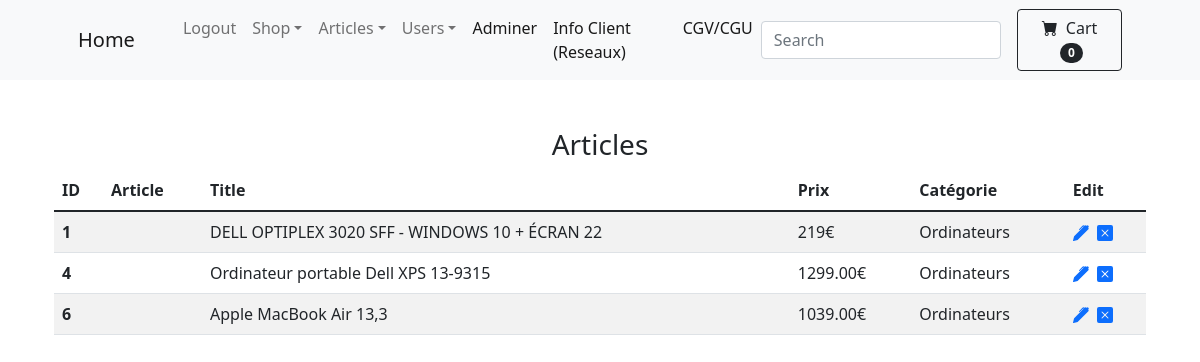
The page /php/manage_art.php (signed in) on the database its author committed.
### tables this page shows
CREATE TABLE `Articles` (
  `id` int(11) NOT NULL AUTO_INCREMENT,
  `Title` varchar(50) DEFAULT NULL,
  `Description` varchar(200) DEFAULT NULL,
  `Date_ajout` datetime DEFAULT NULL,
  `id_Catégories` int(11) DEFAULT NULL,
  `picture` longtext DEFAULT NULL,
  `prix` varchar(50) DEFAULT NULL,
  PRIMARY KEY (`id`),
  KEY `id_Catégories` (`id_Catégories`),
  CONSTRAINT `Articles_ibfk_1` FOREIGN KEY (`id_Catégories`) REFERENCES `Catégories` (`id`)
);

### php/manage_art.php (called while the page is built, shortened)
<?php
include('../vue/navbar.php');
    ?>
<?php
$a = new Articles;
$al = $a->liste_all();
include('../vue/manage_art.php');
include('../vue/footer.php');
?>

### php_obj/PHP_Class/Users.php (called while the page is built, shortened)
<?php
class Users
{
    function verif_session()
    {
        if(empty($_SESSION['id']))
        {
            return False;
        }
        else
        {
            return TRUE;
        }
    }
}
?>

### php_obj/PHP_Class/Panier.php (called while the page is built, shortened)
<?php
class Panier
{
            function comptePanier()
            {
            $compte=0;
            return ($compte);
            }
        }
?>

### php_obj/PHP_Class/Articles.php (called while the page is built, shortened)
<?php
class Articles
{
    function liste_all()
    {
        $cnx = cnx_bdd();
        $requete="SELECT * from Articles; ";
        $jeuResultat=$cnx->query($requete);
        $i = 0;
        $ligne = $jeuResultat->fetch();
        while($ligne)
        {
            $info[$i]['id']=$ligne['id'];
            $info[$i]['Title']=$ligne['Title'];
            $info[$i]['Description']=$ligne['Description'];
            $info[$i]['picture']=$ligne['picture'];
            $info[$i]['prix']=$ligne['prix'];
            $ligne=$jeuResultat->fetch();
            $i = $i + 1;
        }
        return $info;
    }
    function liste_allv2($id)
    {
        $cnx = cnx_bdd();
        $requete="SELECT c.Title from Articles a inner join Catégories c on a.id_Catégories = c.id where a.id = $id; ";
        $jeuResultat=$cnx->query($requete);
        $i = 0;
        $ligne = $jeuResultat->fetch();
        while($ligne)
        {
            $info[$i]['Title']=$ligne['Title'];
            $ligne=$jeuResultat->fetch();
            $i = $i + 1;
        }
        return $info;
    }
}
?>

### php_obj/PHP_Class/Categories.php (called while the page is built, shortened)
<?php
class Categories
{
    function liste()
    {
        $cnx = cnx_bdd();
        $requete = "select * from Catégories ;";
        $jeuResultat=$cnx->query($requete);
        $i = 0;
        $ligne = $jeuResultat->fetch();
        while($ligne)
        {
            $info[$i]['id']=$ligne['id'];
            $info[$i]['Title']=$ligne['Title'];
            $info[$i]['Description']=$ligne['Description'];
            $ligne=$jeuResultat->fetch();
            $i = $i + 1;
        }
        return $info;
    }
}
?>

### vue/manage_art.php (the view, shortened to what this page needs)
<div class="container">
    <div class="container">
<br><br><h3 style="text-align:center">Articles</h3>
<table class="table table-striped">
  <thead>
    <tr>
      <th scope="col">ID</th>
      <th scope="col">Article</th>
      <th scope="col">Title</th>
      <th scope="col">Prix</th>
      <th scope="col">Catégorie</th>
      <th scope="col">Edit</th>
    </tr>
  </thead>
  <tbody>
    <?php
$i = 0;
while($i<count($al))
{
  $cat = $a->liste_allv2($al[$i]['id']);
?>
 <tr>
      <th scope="row"><?php  echo $al[$i]['id']; ?></th>
      <td><img src="" alt=""></td>
      <td><?php   echo $al[$i]['Title']; ?></td>
      <td><?php   echo $al[$i]['prix']; ?>€</td>
      <td><?php echo $cat[0]['Title']; ?></td>
      <td><a href="../php/update_art.php?id=<?php echo $al[$i]['id']; ?>"></a>&nbsp;&nbsp;<a href="../php/del_art.php?id=<?php echo $al[$i]['id']; ?>"></a></td>
    </tr>
    <?php
   $i=$i+1;
}
    ?>
  </tbody>
</table>
</div>
</div>

### vue/navbar.php (shortened to what this page needs)
<!DOCTYPE html>
<?php
$p = new Panier;
$count = $p->comptePanier();
$c = new Categories;
$cl = $c->liste();
$u = new Users;
 ?>
<html lang="en">
    <head>
        <link href="https://cdn.jsdelivr.net/npm/bootstrap-icons@1.5.0/font/bootstrap-icons.css" rel="stylesheet" />
        <link href="../css/styles.css" rel="stylesheet" />
    </head>
    <body>
        <nav class="navbar navbar-expand-lg navbar-light bg-light" id="nav">
            <div class="container px-4 px-lg-5">
                <a class="navbar-brand" href="../">Home</a>
                <div class="collapse navbar-collapse" id="navbarSupportedContent">
                    <ul class="navbar-nav me-auto mb-2 mb-lg-0 ms-lg-4">
                        <?php if($u->verif_session()==True) { ?>
                        <li class="nav-item"><a class="nav-link" href="../php/logout.php">Logout</a></li>
                        <?php } else { ?>
                            <li class="nav-item"><a class="nav-link" href="../php/login.php">Login</a></li>
                            <?php } ?>
                        <li class="nav-item dropdown">
                            <a class="nav-link dropdown-toggle" id="navbarDropdown" href="#" role="button" data-bs-toggle="dropdown" aria-expanded="false">Shop</a>
                        </li>
                        <?php if($u->verif_session()==True) { if($_SESSION['cat']=="root") {?>
                        <li class="nav-item dropdown">
                            <a class="nav-link dropdown-toggle" id="navbarDropdown" href="#" role="button" data-bs-toggle="dropdown" aria-expanded="false">Articles</a>
                        </li>
                        <li class="nav-item dropdown">
                            <a class="nav-link dropdown-toggle" id="navbarDropdown" href="#" role="button" data-bs-toggle="dropdown" aria-expanded="false">Users</a>
                        </li>
                        <li class="nav-item"><a class="nav-link active" aria-current="page" href="../php_obj/tools/adminer.php">Adminer</a></li>
                        <?php } } ?>
                        <li class="nav-item"><a class="nav-link active" aria-current="page" href="../php/test.php">Info Client (Reseaux)</a></li>
                        <li class="nav-item"><a class="nav-link active" aria-current="page" href="../php/cgv.php">CGV/CGU</a></li>
                    </ul>
                    <form class="form-inline my-2 my-lg-0">
      <input style="" class="form-control mr-sm-2" type="search" placeholder="Search" aria-label="Search" id="search">
    </form>&emsp;
                    <form class="d-flex"> <a href="../php/view_panier.php">
                        <button class="btn btn-outline-dark" type="button">
                            <i class="bi-cart-fill me-1"></i>
                       Cart
                      <span class="badge bg-dark text-white ms-1 rounded-pill"><?php echo $count; ?></span>
                        </button></a>
                    </form>
                </div>
            </div>
        </nav>

### vue/footer.php (shortened to what this page needs)
    </body>
</html>

### rows shown on the page
articles: id "1", Title "DELL OPTIPLEX 3020 SFF - WINDOWS 10 + ÉCRAN 22", prix "219", Title "Ordinateurs"
articles: id "4", Title "Ordinateur portable Dell XPS 13-9315", prix "1299.00", Title "Ordinateurs"
articles: id "6", Title "Apple MacBook Air 13,3", prix "1039.00", Title "Ordinateurs"

### other values the page prints
$count "0"
